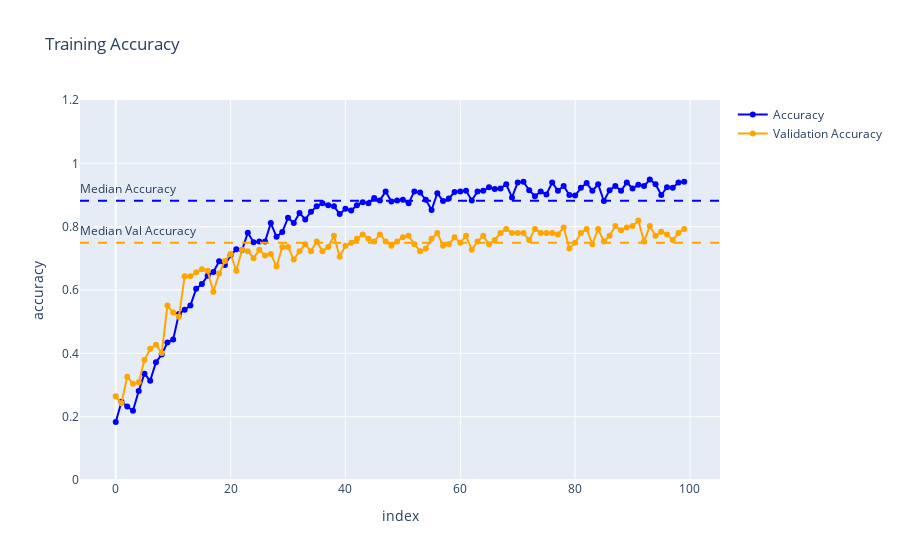

The notebook cell this image was saved under:
### Code cell
history_df = pd.DataFrame(history.history)

fig = px.line(history_df, x=history_df.index, y="accuracy", markers=True, title="Training Accuracy")
fig2 = px.line(history_df, x=history_df.index, y="val_accuracy", markers=True)

fig.update_traces(dict(
  marker=dict(
    color="blue"
  ),
  line=dict(
    color="blue",
  ),
))
fig2.update_traces(dict(
  marker=dict(
    color="orange"
  ),
  line=dict(
    color="orange",
  ),
))
fig.add_traces(fig2.data)
fig.data[0]["name"] = "Accuracy" # type: ignore
fig.data[1]["name"] = "Validation Accuracy" # type: ignore
fig.update_yaxes(dict(range=[0,1.2]))

fig.add_hline(y=history_df["val_accuracy"].median(), line_color="orange", line_dash="dash", label=dict(text="Median Val Accuracy", textposition="start"))
fig.add_hline(y=history_df["accuracy"].median(), line_color="blue", line_dash="dash", label=dict(text="Median Accuracy", textposition="start"))

fig.update_traces(dict(
  showlegend=True
))
fig.show()

### Figure 1 — Plotly figure (JSON) as saved in the notebook; plotly's stock layout.template omitted (floating-point values rounded to 4 significant figures)
{"data": [{"hovertemplate": "index=%{x}<br>accuracy=%{y}<extra></extra>", "legendgroup": "", "line": {"color": "blue", "dash": "solid"}, "marker": {"color": "blue", "symbol": "circle"}, "mode": "lines+markers", "name": "Accuracy", "orientation": "v", "showlegend": true, "type": "scatter", "x": [0, 1, 2, 3, 4, 5, 6, 7, 8, 9, 10, 11, 12, 13, 14, 15, 16, 17, 18, 19, 20, 21, 22, 23, 24, 25, 26, 27, 28, 29, 30, 31, 32, 33, 34, 35, 36, 37, 38, 39, 40, 41, 42, 43, 44, 45, 46, 47, 48, 49, 50, 51, 52, 53, 54, 55, 56, 57, 58, 59, 60, 61, 62, 63, 64, 65, 66, 67, 68, 69, 70, 71, 72, 73, 74, 75, 76, 77, 78, 79, 80, 81, 82, 83, 84, 85, 86, 87, 88, 89, 90, 91, 92, 93, 94, 95, 96, 97, 98, 99], "xaxis": "x", "y": [0.183, 0.2472, 0.2321, 0.2189, 0.2811, 0.3358, 0.3132, 0.3717, 0.3962, 0.434, 0.4434, 0.5245, 0.5377, 0.5509, 0.6038, 0.6189, 0.6453, 0.6566, 0.6906, 0.6792, 0.7094, 0.7283, 0.7264, 0.7811, 0.7509, 0.7528, 0.7528, 0.8113, 0.7679, 0.783, 0.8283, 0.8113, 0.8434, 0.8226, 0.8472, 0.8642, 0.8736, 0.8679, 0.8642, 0.8396, 0.8566, 0.8509, 0.8679, 0.8774, 0.8736, 0.8906, 0.883, 0.9113, 0.8792, 0.883, 0.8849, 0.8736, 0.9113, 0.9075, 0.8849, 0.8528, 0.9057, 0.8811, 0.8887, 0.9094, 0.9113, 0.9132, 0.883, 0.9113, 0.9132, 0.9245, 0.9189, 0.9208, 0.934, 0.8925, 0.9396, 0.9415, 0.9151, 0.8962, 0.9113, 0.9019, 0.9396, 0.9132, 0.9283, 0.9, 0.8981, 0.9226, 0.9377, 0.9132, 0.934, 0.8811, 0.9151, 0.9283, 0.9132, 0.9396, 0.9208, 0.9321, 0.9283, 0.9491, 0.934, 0.9, 0.9245, 0.9226, 0.9396, 0.9415], "yaxis": "y"}, {"hovertemplate": "index=%{x}<br>val_accuracy=%{y}<extra></extra>", "legendgroup": "", "line": {"color": "orange", "dash": "solid"}, "marker": {"color": "orange", "symbol": "circle"}, "mode": "lines+markers", "name": "Validation Accuracy", "orientation": "v", "showlegend": true, "type": "scatter", "x": [0, 1, 2, 3, 4, 5, 6, 7, 8, 9, 10, 11, 12, 13, 14, 15, 16, 17, 18, 19, 20, 21, 22, 23, 24, 25, 26, 27, 28, 29, 30, 31, 32, 33, 34, 35, 36, 37, 38, 39, 40, 41, 42, 43, 44, 45, 46, 47, 48, 49, 50, 51, 52, 53, 54, 55, 56, 57, 58, 59, 60, 61, 62, 63, 64, 65, 66, 67, 68, 69, 70, 71, 72, 73, 74, 75, 76, 77, 78, 79, 80, 81, 82, 83, 84, 85, 86, 87, 88, 89, 90, 91, 92, 93, 94, 95, 96, 97, 98, 99], "xaxis": "x", "y": [0.2643, 0.2423, 0.326, 0.304, 0.3084, 0.3789, 0.4141, 0.4273, 0.4009, 0.5507, 0.5286, 0.5154, 0.6432, 0.6432, 0.6564, 0.6652, 0.6608, 0.5947, 0.652, 0.6916, 0.7137, 0.6608, 0.7269, 0.7225, 0.7004, 0.7269, 0.7093, 0.7137, 0.674, 0.7357, 0.7357, 0.696, 0.7225, 0.7445, 0.7225, 0.7533, 0.7225, 0.7357, 0.7709, 0.7048, 0.7401, 0.7489, 0.7621, 0.7753, 0.7621, 0.7533, 0.7753, 0.7533, 0.7401, 0.7533, 0.7665, 0.7709, 0.7445, 0.7225, 0.7313, 0.7621, 0.7797, 0.7401, 0.7445, 0.7665, 0.7489, 0.7709, 0.7269, 0.7533, 0.7709, 0.7445, 0.7577, 0.7797, 0.793, 0.7797, 0.7797, 0.7797, 0.7577, 0.793, 0.7797, 0.7797, 0.7797, 0.7753, 0.7974, 0.7313, 0.7489, 0.7797, 0.793, 0.7445, 0.793, 0.7533, 0.7709, 0.8018, 0.7885, 0.7974, 0.8018, 0.8194, 0.7533, 0.8018, 0.7709, 0.7841, 0.7753, 0.7577, 0.7797, 0.793], "yaxis": "y"}], "layout": {"legend": {"tracegroupgap": 0}, "shapes": [{"label": {"text": "Median Val Accuracy", "textposition": "start"}, "line": {"color": "orange", "dash": "dash"}, "type": "line", "x0": 0, "x1": 1, "xref": "x domain", "y0": 0.7489, "y1": 0.7489, "yref": "y"}, {"label": {"text": "Median Accuracy", "textposition": "start"}, "line": {"color": "blue", "dash": "dash"}, "type": "line", "x0": 0, "x1": 1, "xref": "x domain", "y0": 0.8821, "y1": 0.8821, "yref": "y"}], "title": {"text": "Training Accuracy"}, "xaxis": {"anchor": "y", "domain": [0, 1], "title": {"text": "index"}}, "yaxis": {"anchor": "x", "domain": [0, 1], "range": [0, 1.2], "title": {"text": "accuracy"}}}}
